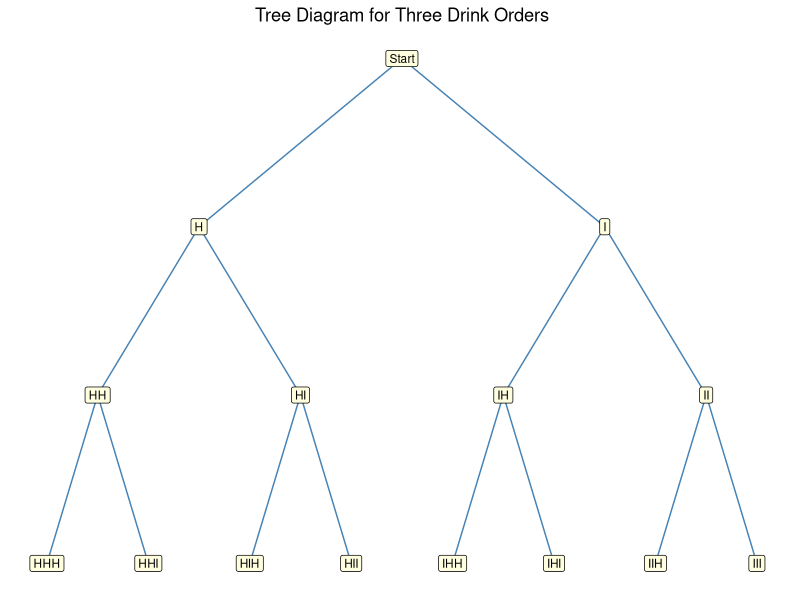
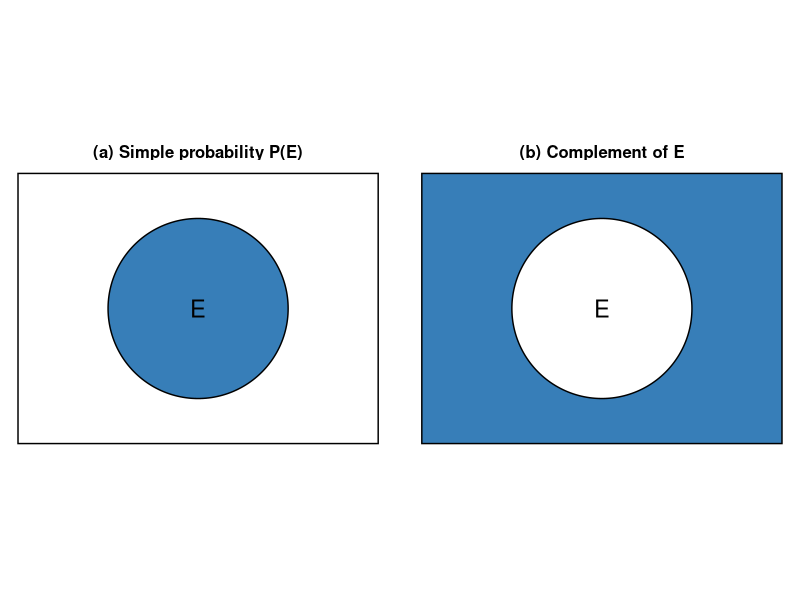
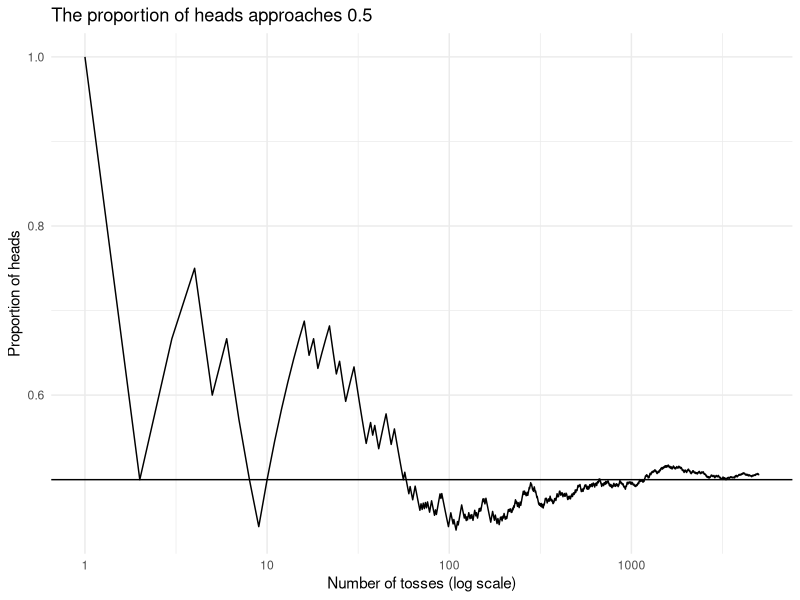
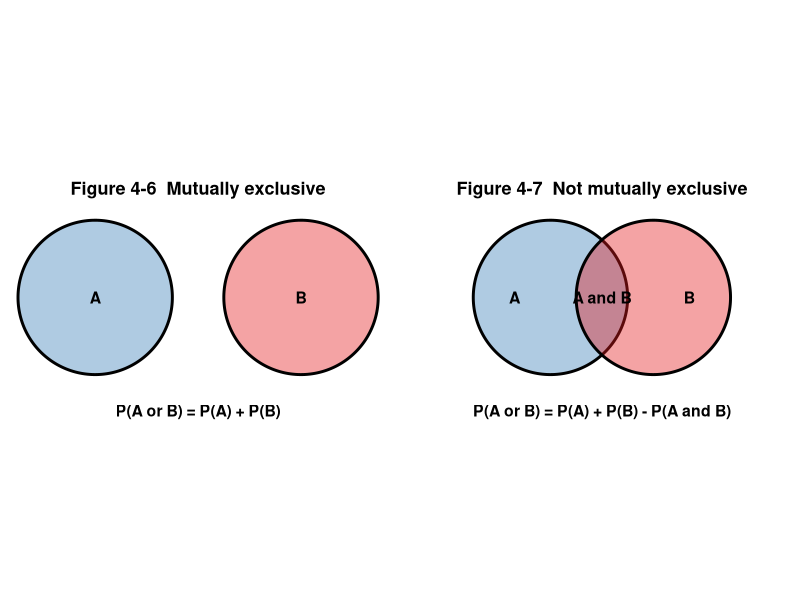

These figures' R source, in order:
## ---- chunk 1
library(tidyverse)
theme_set(theme_minimal())
## ---- chunk 2
dice <- expand.grid(green = 1:6, orange = 1:6)
nrow(dice)
## ---- chunk 3
deck <- expand.grid(rank = c("A", 2:10, "J", "Q", "K"),
                    suit = c("Hearts", "Diamonds", "Clubs", "Spades"))
nrow(deck)
head(deck)
## ---- chunk 4
result <- c("H", "M")
rolls  <- expand.grid(first = result, second = result, third = result)
rolls
## ---- chunk 5
tree <- data.frame(
  label  = c("Start", "H", "I", "HH", "HI", "IH", "II",
             "HHH", "HHI", "HIH", "HII", "IHH", "IHI", "IIH", "III"),
  x      = c(0, -4, 4, -6, -2, 2, 6, -7, -5, -3, -1, 1, 3, 5, 7),
  y      = c(3, 2, 2, 1, 1, 1, 1, 0, 0, 0, 0, 0, 0, 0, 0),
  from_x = c(0, 0, 0, -4, -4, 4, 4, -6, -6, -2, -2, 2, 2, 6, 6),
  from_y = c(3, 3, 3, 2, 2, 2, 2, 1, 1, 1, 1, 1, 1, 1, 1)
)

ggplot(tree, aes(x, y)) +
  geom_segment(aes(xend = from_x, yend = from_y), colour = "steelblue") +
  geom_label(aes(label = label), size = 3, fill = "lightyellow") +
  labs(title = "Tree Diagram for Three Drink Orders", x = NULL, y = NULL) +
  theme(axis.text = element_blank(), panel.grid = element_blank(),
        plot.title = element_text(hjust = 0.5))
## ---- chunk 6
sum(dice$green + dice$orange == 5)
4 / 36
## ---- chunk 7
drink  <- c("H", "I")
orders <- expand.grid(first = drink, second = drink, third = drink)

orders[rowSums(orders == "I") == 2, ]
3 / 8
## ---- chunk 8
sum(deck$suit == "Diamonds") / 52
sum(deck$suit %in% c("Clubs", "Spades")) / 52
sum(deck$rank == "A" & deck$suit == "Spades") / 52
sum(deck$rank == "10") / 52
sum(deck$rank %in% c("2", "3", "4", "5")) / 52
## ---- chunk 9
remaining <- deck[deck$suit != "Hearts", ]

nrow(remaining)
sum(remaining$suit == "Hearts") / 39
## ---- chunk 10
sum(remaining$suit != "Hearts") / 39
## ---- chunk 11
setdiff(month.name, c("January", "June", "July"))
setdiff(c("Mon", "Tue", "Wed", "Thu", "Fri", "Sat", "Sun"), c("Sat", "Sun"))
setdiff(2:12, 10:12)
setdiff(0:9, c(1, 3, 5, 7, 9))
## ---- chunk 12
circle_points <- function(cx, cy, r, n_points = 200) {
  theta <- seq(0, 2 * pi, length.out = n_points)
  data.frame(x = cx + r * cos(theta), y = cy + r * sin(theta))
}

panel_a <- "(a) Simple probability P(E)"
panel_b <- "(b) Complement of E"

circles <- rbind(transform(circle_points(0, 0, 1), panel = panel_a, fill = "#377eb8"),
                 transform(circle_points(0, 0, 1), panel = panel_b, fill = "white"))
frames  <- data.frame(panel = c(panel_a, panel_b), fill = c("white", "#377eb8"))

ggplot() +
  geom_rect(data = frames, aes(xmin = -2, xmax = 2, ymin = -1.5, ymax = 1.5,
                               fill = fill), color = "black") +
  geom_polygon(data = circles, aes(x = x, y = y, fill = fill), color = "black") +
  geom_text(data = frames, aes(x = 0, y = 0, label = "E"), size = 6) +
  scale_fill_identity() +
  facet_wrap(~panel) +
  coord_fixed() +
  theme_void() +
  theme(strip.text = element_text(size = 12, face = "bold"))
## ---- chunk 13
1 - 0.58
## ---- chunk 14
payment <- c(credit_card = 32, mobile_wallet = 28, store_cash = 16, bank_transfer = 4)
payment / 80
## ---- chunk 15
32 / 80
(28 + 16) / 80
(16 + 4) / 80
1 - 4 / 80
## ---- chunk 16
78 / 200
(46 + 78) / 200
(46 + 78 + 34) / 200
(30 + 12) / 200
## ---- chunk 17
set.seed(2023)
tosses  <- sample(c(1, 0), 5000, replace = TRUE)
running <- data.frame(n = 1:5000, proportion = cumsum(tosses) / 1:5000)

ggplot(running, aes(n, proportion)) +
  geom_line() +
  geom_hline(yintercept = 0.5) +
  scale_x_log10() +
  labs(title = "The proportion of heads approaches 0.5",
       x = "Number of tosses (log scale)", y = "Proportion of heads")
## ---- chunk 18
intersect(c(2, 4, 6), c(5, 6))
## ---- chunk 19
sum(deck$rank == "K" & deck$rank == "10")
sum(deck$rank == "Q" & deck$suit == "Hearts")
sum(deck$suit == "Spades" & deck$suit %in% c("Clubs", "Spades"))
sum(deck$rank %in% c("J", "Q", "K") & deck$rank == "A")
## ---- chunk 20
48 + 35 + 57
48 / 140 + 57 / 140
## ---- chunk 21
180 + 420 + 150
180 / 750 + 420 / 750
## ---- chunk 22
0.28 + 0.18
## ---- chunk 23
face    <- deck$rank %in% c("J", "Q", "K")
diamond <- deck$suit == "Diamonds"

sum(face)
sum(diamond)
sum(face & diamond)
12 / 52 + 13 / 52 - 3 / 52
## ---- chunk 24
visitors <- matrix(c(7, 11, 9, 3), nrow = 2, byrow = TRUE,
                   dimnames = list(c("Retail buyer", "Distributor"),
                                   c("Overseas", "Domestic")))
addmargins(visitors)
12 / 30 + 16 / 30 - 9 / 30
## ---- chunk 25
0.24 + 0.15 - 0.09
## ---- chunk 26
exclusive   <- "Figure 4-6  Mutually exclusive"
overlapping <- "Figure 4-7  Not mutually exclusive"

venn <- rbind(
  transform(circle_points(2, 5, 1.5), group = "A", condition = exclusive),
  transform(circle_points(6, 5, 1.5), group = "B", condition = exclusive),
  transform(circle_points(3, 5, 1.5), group = "A", condition = overlapping),
  transform(circle_points(5, 5, 1.5), group = "B", condition = overlapping))

labels <- data.frame(
  x = c(2, 6, 4, 2.3, 5.7, 4, 4),
  y = c(5, 5, 2.8, 5, 5, 5, 2.8),
  label = c("A", "B", "P(A or B) = P(A) + P(B)",
            "A", "B", "A and B",
            "P(A or B) = P(A) + P(B) - P(A and B)"),
  condition = c(rep(exclusive, 3), rep(overlapping, 4)))

ggplot(venn, aes(x = x, y = y, fill = group)) +
  geom_polygon(alpha = 0.4, color = "black", linewidth = 1) +
  geom_text(data = labels, aes(x = x, y = y, label = label),
            inherit.aes = FALSE, size = 4, fontface = "bold") +
  facet_wrap(~condition) +
  scale_fill_manual(values = c("A" = "#377eb8", "B" = "#e41a1c")) +
  theme_void() +
  theme(strip.text = element_text(size = 13, face = "bold",
                                  margin = margin(b = 10)),
        legend.position = "none") +
  coord_fixed()
## ---- chunk 27
(1 / 2) * (2 / 6)

toss_roll <- expand.grid(coin = c("H", "T"), die = 1:6)
sum(toss_roll$coin == "H" & toss_roll$die > 4) / 12
## ---- chunk 28
(12 / 52) * (13 / 52)
## ---- chunk 29
(5 / 12)^3
(3 / 12) * (4 / 12)
(4 / 12)^2 * (3 / 12)
## ---- chunk 30
0.45^3
## ---- chunk 31
0.06^3
## ---- chunk 32
0.045 * 0.40
## ---- chunk 33
0.35 * 0.60
## ---- chunk 34
(4 / 52) * (3 / 51) * (2 / 50)
(4 / 52) * (4 / 51) * (4 / 50)
(13 / 52) * (12 / 51) * (11 / 50)
(26 / 52) * (26 / 51) * (25 / 50)
## ---- chunk 35
(1 / 2) * (3 / 5) + (1 / 2) * (1 / 5)
## ---- chunk 36
(8 / 33) / (4 / 11)
## ---- chunk 37
0.28 / 0.40
## ---- chunk 38
(36 / 120) / (60 / 120)
(42 / 120) / (66 / 120)
## ---- chunk 39
(39 / 52)^4
1 - (39 / 52)^4
## ---- chunk 40
(5 / 6)^4
1 - (5 / 6)^4
## ---- chunk 41
0.96^5
1 - 0.96^5
## ---- chunk 42
3 * 5
## ---- chunk 43
3 * 4 * 2 * 2
## ---- chunk 44
4 * 3 * 2
## ---- chunk 45
10^3
10 * 9 * 8
## ---- chunk 46
factorial(5)
factorial(9)
factorial(0)
## ---- chunk 47
factorial(6)
## ---- chunk 48
7 * 6 * 5
## ---- chunk 49
factorial(6) / factorial(6 - 6)
factorial(7) / factorial(7 - 3)
## ---- chunk 50
factorial(7) / factorial(7 - 4)
## ---- chunk 51
factorial(8) / factorial(8 - 2)
## ---- chunk 52
factorial(9) / (factorial(2) * factorial(2))
## ---- chunk 53
choose(5, 3)
combn(c("A", "B", "C", "D", "E"), 3)
## ---- chunk 54
choose(9, 3)
## ---- chunk 55
choose(6, 2)
choose(7, 3)
choose(6, 2) * choose(7, 3)
## ---- chunk 56
counting <- data.frame(
  Rule = c("Fundamental counting rule",
           "Permutation rule 1",
           "Permutation rule 2",
           "Combination rule"),
  Definition = c(
    "The number of ways a sequence of n events can occur if the first event can occur in k1 ways, the second event can occur in k2 ways, etc.",
    "The number of permutations of n objects taking r objects at a time (order is important)",
    "The number of permutations of n objects when r1 objects are identical, r2 objects are identical, ..., rp objects are identical",
    "The number of combinations of r objects taken from n objects (order is not important)"),
  Formula = c("k1 * k2 * k3 * ... * kn",
              "nPr = n! / (n - r)!",
              "n! / (r1! r2! ... rp!)",
              "nCr = n! / [(n - r)! r!]"))
knitr::kable(counting, align = "l",
             caption = "Table 4-1  Summary of Counting Rules")
## ---- chunk 57
choose(52, 5)
choose(4, 3) * choose(48, 2)
choose(4, 3) * choose(48, 2) / choose(52, 5)
## ---- chunk 58
choose(20, 3)
choose(5, 1) * choose(15, 2)
choose(15, 3)
choose(5, 3)
## ---- chunk 59
525 / 1140
455 / 1140
10 / 1140
1 - 455 / 1140
## ---- chunk 60
choose(5, 1) * choose(10, 1)
choose(15, 2)
choose(5, 1) * choose(10, 1) / choose(15, 2)
## ---- chunk 61
10^4
10 / 10000
## ---- chunk 62
choose(20, 2)
10 / 190
## ---- chunk 63
poker <- data.frame(
  Hand = c("Straight flush (including a royal flush)", "Four of a kind",
           "Full house", "Flush", "Straight", "Three of a kind",
           "Two pairs", "One pair", "Less than one pair", "Total"),
  Ways = c(40, 624, 3744, 5108, 10200, 54912, 123552, 1098240, 1302540, 2598960),
  Probability = c(0.000015, 0.000240, 0.001441, 0.001965, 0.003925,
                  0.021129, 0.047539, 0.422569, 0.501177, 1.000000))
knitr::kable(head(poker, 5), align = "c", digits = 6, row.names = FALSE,
             caption = "Probabilities of 5-card poker hands")
## ---- chunk 64
knitr::kable(tail(poker, 5), align = "c", digits = 6, row.names = FALSE,
             caption = "Probabilities of 5-card poker hands (continued)")
